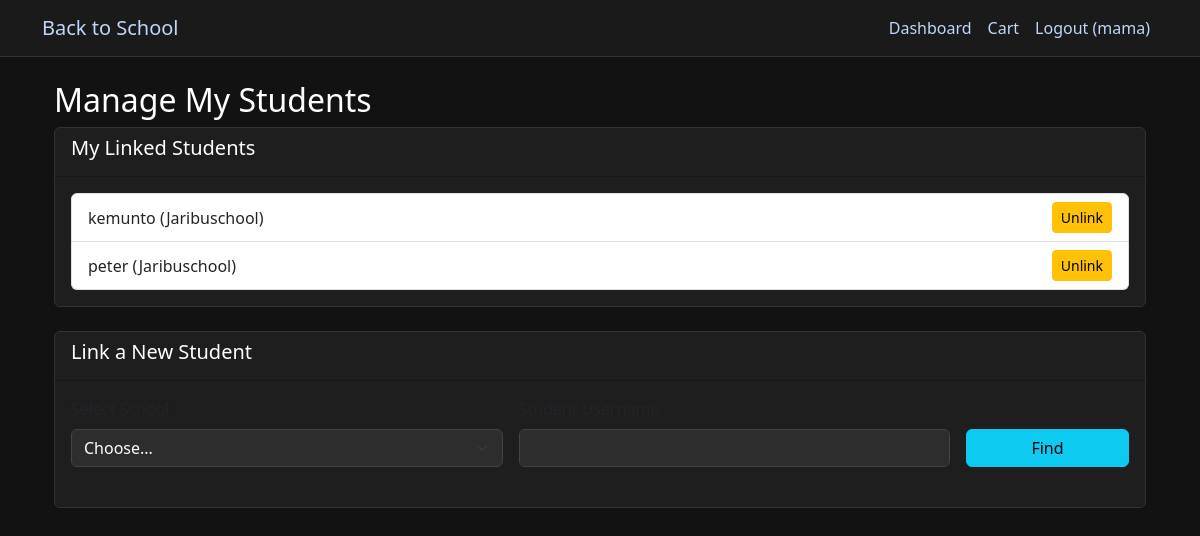
The page /parent/manage-students (signed in) on the database its author committed.
### app.py (models this page shows, shortened)
class User(db.Model):
    id = db.Column(db.Integer, primary_key=True)
    username = db.Column(db.String(80), unique=True, nullable=False)
    email = db.Column(db.String(120), unique=True, nullable=False)
    password_hash = db.Column(db.String(128))
    role = db.Column(db.String(20))  # app_admin, parent, student, school_admin, retailer, donor
    is_approved = db.Column(db.Boolean, default=False)
    created_at = db.Column(db.DateTime, default=datetime.utcnow)
    school_id = db.Column(db.Integer, db.ForeignKey('school.id'))
    school = db.relationship('School', backref='users')
    children = db.relationship(
        'User',
        secondary=parent_student_association,
        primaryjoin=(parent_student_association.c.parent_id == id),
        secondaryjoin=(parent_student_association.c.student_id == id),
        backref=db.backref('parents'),
        lazy='dynamic'
    )

class School(db.Model):
    id = db.Column(db.Integer, primary_key=True)
    name = db.Column(db.String(100), nullable=False)
    address = db.Column(db.String(200))
    is_approved = db.Column(db.Boolean, default=False)
    requirements = db.relationship('SchoolRequirement', backref='school', lazy=True)

### app.py (the view)
@app.route('/parent/manage-students')
@role_required(['parent'])
def parent_manage_students():
    parent = User.query.get(session['user_id'])
    schools = School.query.filter_by(is_approved=True).all()
    return render_template('parent/manage_students.html', parent=parent, schools=schools)

### app.py (called while the page is built)
def role_required(roles):
    def decorator(f):
        @wraps(f)
        def decorated_function(*args, **kwargs):
            if 'user_id' not in session:
                flash('Please log in to access this page', 'error')
                return redirect(url_for('login'))
            if session['role'] not in roles:
                flash('You do not have permission to access this page', 'error')
                return redirect(url_for('dashboard'))
            return f(*args, **kwargs)
        return decorated_function
    return decorator

@app.before_request
def load_logged_in_user():
    user_id = session.get('user_id')
    if user_id is None:
        g.user = None
    else:
        g.user = db.session.get(User, user_id)

@app.context_processor
def inject_user():
    return dict(current_user=g.user)

@app.context_processor
def inject_cart_item_count():
    if 'user_id' not in session or session.get('role') not in ['parent', 'student']:
        return {'cart_item_count': 0}
    cart = Cart.query.filter_by(user_id=session['user_id']).first()
    if not cart:
        return {'cart_item_count': 0}
    count = db.session.query(db.func.sum(CartItem.quantity)).filter_by(cart_id=cart.id).scalar() or 0
    return {'cart_item_count': count}

### templates/parent/manage_students.html (shortened to what this page needs)
{% extends "base.html" %}
{% block content %}
<div class="container">
    <h2>Manage My Students</h2>
    <div class="card mb-4">
        <div class="card-header">
            <h5>My Linked Students</h5>
        </div>
        <div class="card-body">
            {% if parent.children.all() %}
                <ul class="list-group">
                {% for child in parent.children.all() %}
                    <li class="list-group-item d-flex justify-content-between align-items-center">
                        {{ child.username }} ({{ child.school.name }})
                        <form action="{{ url_for('parent_unbind_student', student_id=child.id) }}" method="POST" onsubmit="return confirm('Are you sure you want to unlink this student?');">
                            <button class="btn btn-warning btn-sm">Unlink</button>
                        </form>
                    </li>
                {% endfor %}
                </ul>
            {% else %}
                <p>You have not linked to any students yet.</p>
            {% endif %}
        </div>
    </div>
    <div class="card">
        <div class="card-header">
            <h5>Link a New Student</h5>
        </div>
        <div class="card-body">
            <form id="find-student-form">
                <div class="row g-3">
                    <div class="col-md-5">
                        <label for="school_id" class="form-label">Select School</label>
                        <select id="school_id" name="school_id" class="form-select" required>
                            <option selected disabled value="">Choose...</option>
                        </select>
                    </div>
                    <div class="col-md-5">
                        <label for="search_term" class="form-label">Student Username</label>
                        <input type="text" id="search_term" name="search_term" class="form-control" required>
                    </div>
                    <div class="col-md-2 d-flex align-items-end">
                        <button type="submit" class="btn btn-info w-100">Find</button>
                    </div>
                </div>
            </form>
        </div>
    </div>
</div>
{% endblock %}

### templates/base.html (shortened to what this page needs)
<!DOCTYPE html>
<html lang="en">
<head>
    <link href="https://cdn.jsdelivr.net/npm/bootstrap@5.3.0/dist/css/bootstrap.min.css" rel="stylesheet">
</head>
<body>
<nav class="navbar navbar-expand-lg navbar-dark">
    <div class="container">
        <a class="navbar-brand" href="{{ url_for('home') }}">Back to School</a>
        <div class="collapse navbar-collapse" id="navbarNav">
            <ul class="navbar-nav ms-auto">
                {% if 'user_id' in session %}
                    <li class="nav-item">
                        <a class="nav-link" href="{{ url_for('dashboard') }}">Dashboard</a>
                    </li>
                    {% if session['role'] in ['parent', 'student'] %}
                    <li class="nav-item">
                        <a class="nav-link" href="{{ url_for('cart') }}">
                            Cart
                        </a>
                    </li>
                    {% endif %}
                    <li class="nav-item">
                        {% if current_user %}
                        <a class="nav-link" href="{{ url_for('logout') }}">Logout ({{ current_user.username }})</a>
                        {% else %}
                        <a class="nav-link" href="{{ url_for('logout') }}">Logout</a>
                        {% endif %}
                    </li>
                {% endif %}
            </ul>
        </div>
    </div>
</nav>
    <div class="container mt-4">
        {% block content %}{% endblock %}
    </div>
</body>
</html>

### templates/base.html (style rules this page uses)
body { background-color: #121212; color: #ffffff; }
h1, h2, h3, h4, h5, h6, span, p { color: #ffffff !important; }
a { color:rgb(191, 215, 250) !important; }
.navbar { background-color: #1a1a1a !important; border-bottom: 1px solid #333; }
.card { background-color: #1e1e1e; border: 1px solid #333; }
.form-control, .form-select { background-color: #2d2d2d; color: #ffffff; border: 1px solid #444; }

### rows shown on the page
User: username "mama"
User: username "kemunto", school.name "Jaribuschool"
User: username "peter", school.name "Jaribuschool"
